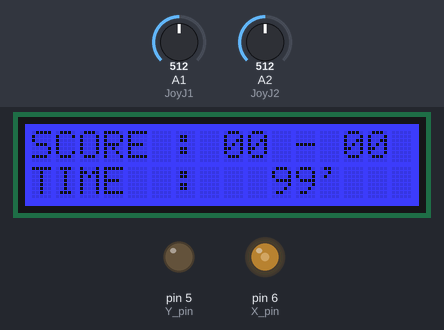
Bench run of a sketch on a simulated Arduino Uno, built with avr-gcc and run on an emulated ATmega328P. Shown: 16×2 character LCD, output pins drawn as LEDs (lit = HIGH). The inputs (shaded band) are chosen by the test bench; at power-on: A2 (JoyJ2) = 512, A1 (JoyJ1) = 512.

Above: at 5.1 s.
5.2 s: A2 (JoyJ2) set to 410
At 8.0 s:
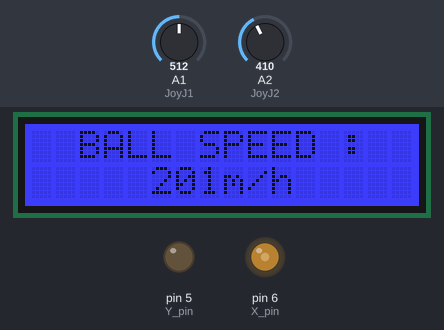
8.1 s: A2 (JoyJ2) set to 387
At 11.7 s:
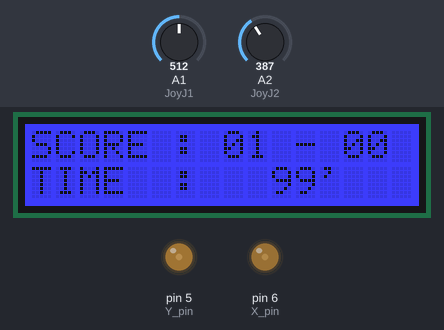
14.1 s: A1 (JoyJ1) set to 411
At 16.31 s:
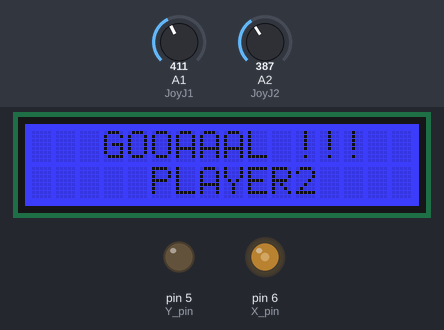
17.1 s: A1 (JoyJ1) set to 382
Timing chart, 0 to 19.6 s (numbered marks = the images above; inputs shaded):
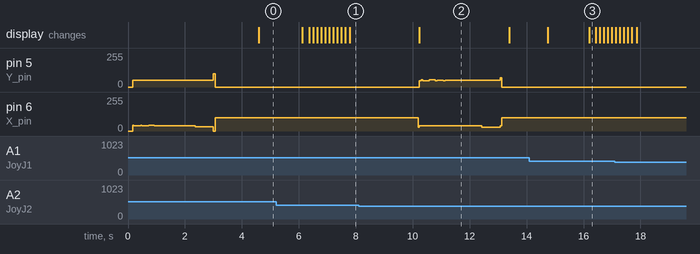

Measured:
- the behaviour switches between 400 and 399 on A2 (JoyJ2) (found by bisection; images 1 and 2)

The sketch:

code.ino
```cpp
#include <Wire.h>
#include "rgb_lcd.h"
rgb_lcd lcd;
// #####################  VARIABLE CONFIGURATION  #######################
// arduino settings
int X_pin = 6;
int Y_pin = 5;
int JoyJ1 = A1;
int JoyJ2 = A2;

// game settings
int timeGame = 100;

// players settings
int thicknessPaddle = 3;
int heightPaddle = 20;
float speedPaddle = 1.3;

// ball settings
float initDirHorizontal = 0.7;
float initDirVertical = 1.1;
float sizeBall = 4;
const float maxAngle = 1.3;

// #####################################################################
// #####################  NOT CONFIGURABLE VARIABLE  ###################
bool inMenu = false;

int delay_point = 1600;
const byte letter_3[18] = {0,0,
30,20,
70,20,
70,50,
30,50,
70,50,
70,80,
30,80,
0,100};
const byte letter_2[16] = {0,0,
70,20,
30,20,
30,50,
70,50,
70,80,
30,80,
0,100};
const byte letter_1[10] = {0,0,
50,20,
50,50,
50,80,
0,100};
float positionP1 = 50.0;
float positionP2 = 50.0;
int scoreP1 = 0;
int scoreP2 = 0;

float ballX = 50.0;
float ballY = 50.0;
float ballSpeedCounter = 1.0;
float dirHorizontal = initDirHorizontal;
float dirVertical = initDirVertical;
const float initSpeedBall = dirHorizontal + dirVertical;

long timeNow = 0;

// #####################################################################
// ##############################  SETUP  ##############################

void setup() {
  pinMode(X_pin, OUTPUT);
  pinMode(Y_pin, OUTPUT);
  pinMode(JoyJ1, INPUT);
  pinMode(JoyJ2, INPUT);
  Serial.begin(9600);

  delay_point = 1600;

  TCCR0A = (TCCR0A & B10100011 + TCCR0A | B10100011);
  TCCR0B = (TCCR0B & B00000001 + TCCR0B | B00000001);
  TIMSK0 = (TIMSK0 & B11111000);

  lcd.begin(16, 2);
  countdown();
  displayLCD();
}

// #####################################################################
// ###############################  LOOP  ##############################

void loop() {
  int P1_axis = analogRead(JoyJ1);
  int P2_axis = analogRead(JoyJ2);
  if(inMenu){
    if(P1_axis > 600 && P2_axis > 600){
      restartGame();
    }
    return;
  }
  timeNow = timeNow + 1;
  ballSpeedCounter = ballSpeedCounter + 0.005;
  displayLCD();

  if(getTime() <= 0){
    endGame();
    return;
  }

  // Movement Player
  if(P1_axis > 600){
    positionP1 = positionP1 - speedPaddle;
  } else if(P1_axis < 400){
    positionP1 = positionP1 + speedPaddle;
  }

  if(P2_axis > 600){
    positionP2 = positionP2 - speedPaddle;
  } else if(P2_axis < 400){
    positionP2 = positionP2 + speedPaddle;
  }

  // Colision Players
  if(positionP2 + (heightPaddle / 2 ) > 90) { positionP2 = 80; }
  if(positionP2 - (heightPaddle / 2 ) < 10) { positionP2 = 20; }
  if(positionP1 + (heightPaddle / 2 ) > 90) { positionP1 = 80; }
  if(positionP1 - (heightPaddle / 2 ) < 10) { positionP1 = 20; }

  // Movement Ball
  ballX = ballX + dirHorizontal * ballSpeedCounter;
  ballY = ballY + dirVertical * ballSpeedCounter;

  // Collision Ball & Borders Screen
  if(ballY + (sizeBall / 2) > 90) { dirVertical = -abs(dirVertical);}
  if(ballY - (sizeBall / 2) < 10) { dirVertical = abs(dirVertical);}

  // Ball Collision Paddle P1
  if(ballX - (sizeBall / 2) < (10 + thicknessPaddle + relativeCollisionHori()) && dirHorizontal < 0){
    if( (ballY + (sizeBall / 2) < positionP1 + (heightPaddle/2) + relativeCollisionVerti() && ballY + (sizeBall / 2) > positionP1 - (heightPaddle/2) - relativeCollisionVerti()) || (ballY - (sizeBall / 2) < positionP1 + (heightPaddle/2) + relativeCollisionVerti() && ballY - (sizeBall / 2) > positionP1 - (heightPaddle/2) - relativeCollisionVerti()) ){
      if(ballY > positionP1 + heightPaddle / 2) dirVertical = maxAngle;
      else if(ballY < positionP1 - heightPaddle / 2) dirVertical = -maxAngle;
      else { dirVertical = ((ballY - positionP1)/(heightPaddle/2)) * maxAngle;}
      dirHorizontal = (initSpeedBall - abs(dirVertical));
    }
  }
  // Ball Collision Paddle P2
  if(ballX + (sizeBall / 2) > (90 - thicknessPaddle - relativeCollisionHori()) && dirHorizontal > 0){
    if( (ballY + (sizeBall / 2) < positionP2 + (heightPaddle/2) + relativeCollisionVerti() && ballY + (sizeBall / 2) > positionP2 - (heightPaddle/2) - relativeCollisionVerti()) || (ballY - (sizeBall / 2) < positionP2 + (heightPaddle/2) + relativeCollisionVerti() && ballY - (sizeBall / 2) > positionP2 - (heightPaddle/2) - relativeCollisionVerti()) ){
      if(ballY > positionP2 + heightPaddle / 2) dirVertical = maxAngle;
      else if(ballY < positionP2 - heightPaddle / 2) dirVertical = -maxAngle;
      else { dirVertical = ((ballY - positionP2)/(heightPaddle/2)) * maxAngle;}
      dirHorizontal = -(initSpeedBall - abs(dirVertical));
    }
  }

  // Ball scores in P1 side
  if(ballX - (sizeBall / 2) < 10) {
    scoreP2 = scoreP2 + 1;
    goal(2);
  }
  // Ball scores in P2 side
  if(ballX + (sizeBall / 2) > 90) {
    scoreP1 = scoreP1 + 1;
    goal(1);
  }

  // Display Screen
  displayScreen();
}

// get Relatvie collsion horizontally
float relativeCollisionHori(){
  float speedHori = abs(dirHorizontal) * ballSpeedCounter;
  if(speedHori > 5) speedHori = 5;
  return speedHori;
}

// get Relatvie collsion vertically
float relativeCollisionVerti(){
  float speedHori = abs(dirVertical) * ballSpeedCounter;
  if(speedHori > 5) speedHori = 5;
  return speedHori;
}

// display the screen on oscilloscope
void displayScreen(){
  plot(0,0);
  plot(0, positionP1 - (heightPaddle / 2));

  plot(10 + thicknessPaddle, positionP1 - (heightPaddle / 2));
  plot(10 + thicknessPaddle, positionP1);
  plot(10 + thicknessPaddle, positionP1 + (heightPaddle / 2));

  plot(0, positionP1 + (heightPaddle / 2));
  plot(0, 100);
  plot(ballX, 1000);

  plot(ballX, ballY + (sizeBall / 2));
  plot(ballX - (sizeBall / 2), ballY + (sizeBall / 2));
  plot(ballX - (sizeBall / 2), ballY - (sizeBall / 2));
  plot(ballX + (sizeBall / 2), ballY - (sizeBall / 2));
  plot(ballX + (sizeBall / 2), ballY + (sizeBall / 2));
  plot(ballX, ballY + (sizeBall / 2));

  plot(ballX, 1000);
  plot(100, 100);
  plot(100, positionP2 + (heightPaddle / 2));

  plot(90 - thicknessPaddle, positionP2 + (heightPaddle / 2));
  plot(90 - thicknessPaddle, positionP2);
  plot(90 - thicknessPaddle, positionP2 - (heightPaddle / 2));

  plot(100, positionP2 - (heightPaddle / 2));
  plot(100,0);
}

// Restart game by resetting all variables
void restartGame(){
  positionP1 = 50;
  positionP2 = 50;
  ballX = 50.0;
  ballY = 50.0;
  dirHorizontal = initDirHorizontal;
  dirVertical = initDirVertical;
  ballSpeedCounter = 1.0;
  scoreP1 = 0;
  scoreP2 = 0;
  timeNow = 0;
  inMenu = false;
  lcd.clear();
  countdown();
}

// display Score & Time on LCD
void displayLCD(){
  lcd.setCursor(0, 0);
  lcd.setColor(BLUE);
  lcd.print("SCORE : ");
  if(scoreP1 <10) lcd.print("0");
  lcd.print(scoreP1);
  lcd.print(" - ");
   if(scoreP2 <10) lcd.print("0");
  lcd.print(scoreP2);
  lcd.setCursor(0,1);
  lcd.print("TIME  :  ");
  int timing = getTime();
  if(timing < 100) lcd.print(" ");
  if(timing < 10) lcd.print(" ");
  lcd.print(timing);
  lcd.print("'");
}

// end the game
void endGame(){
  lcd.clear();
  if(scoreP1 == scoreP2){
    lcd.setCursor(5, 0);
    lcd.print("DRAW !!!");
  } else {
    lcd.setCursor(0, 0);
    lcd.print("PLAYER");
    lcd.print((scoreP1 > scoreP2 ? "1" : "2"));
    lcd.print(" WINS !!!");
  }
  lcd.setCursor(0, 1);
  lcd.print("SCORE : ");
  if(scoreP1 <10) lcd.print("0");
  lcd.print(scoreP1);
  lcd.print(" - ");
   if(scoreP2 <10) lcd.print("0");
  lcd.print(scoreP2);
  delay(1000000);
  showMenu();
}

// Show menu to restart the game
void showMenu(){
  inMenu = true;
  lcd.clear();
  lcd.print("v RESTART GAME v");
}

// CountDown 3,2,1
void countdown(){
  displayLCD();
  const int maxT = 80;
  for(int t = 0; t < maxT; t++){
    for(int i = 0; i<18; i+=2){
      plot(letter_3[i],letter_3[i+1]);
    }
  }
  for(int t = 0; t < maxT; t++){
    for(int i = 0; i<16; i+=2){
      plot(letter_2[i],letter_2[i+1]);
    }
  }
  for(int t = 0; t < maxT; t++){
    for(int i = 0; i<10; i+=2){
      plot(letter_1[i],letter_1[i+1]);
    }
  }
}

// Get speed of the ball in m/h
int getSpeedKmh(){
  float speedB = abs(dirHorizontal) * ballSpeedCounter + abs(dirVertical) * ballSpeedCounter;
  return (speedB / 80.0) * 8.0 * 25.0 * 3600.0 / 100.0;
}

// Score a goal
void goal(int player){
    lcd.clear();
    lcd.setCursor(3,0);
    lcd.print("GOOAAAL !!!");
    lcd.setCursor(5,1);
    lcd.print("PLAYER");
    lcd.print(player);
    delay(50000);
    for(int i = 0; i < 5; i++){
      lcd.setColor(RED);
      delay(30000);
      lcd.setColor(BLUE);
      delay(30000);
    }
    lcd.clear();
    lcd.setCursor(2,0);
    lcd.print("BALL SPEED : ");
    lcd.setCursor(5,1);
    lcd.print(getSpeedKmh());
    lcd.print("m/h");
    delay(500000);
    lcd.clear();

    countdown();

    positionP1 = 50;
    positionP2 = 50;
    ballX = 50.0;
    ballY = 50.0;
    if(dirHorizontal>0) dirHorizontal = initDirHorizontal * (-1);
    else dirHorizontal = initDirHorizontal;
    dirVertical = initDirVertical;
    ballSpeedCounter = 1.0;
}

// print a point
void plot(float x, float y){
  analogWrite(X_pin, x);
  analogWrite(Y_pin, y);
  delayMicroseconds(delay_point);
}

int getTime(){
  return timeGame - (timeNow / 25);
}

// #####################################################################

// Réglage : 2V / 2V, Mode XY, M 5ms , Channel 1 et 2 position = -10V, Valeur potentiomètre 1998.
// 5 Janvier : 200mV / 200 mV, channel 1 et 2 = -1V
// 2 condensateurs 100 nF
// 2 résistances 4.7k.
// Potentiomètre 10k
// Ecran de jeu 80x80 => [10, 90]
```
